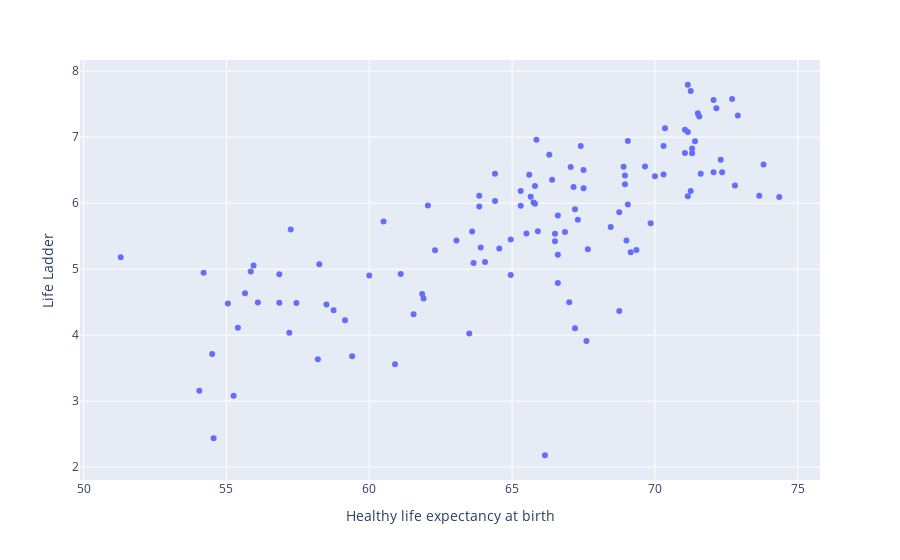

The notebook cell saved with this chart:
### Markdown cell above
WIr untersuchen nun für das Jahr 2021 folgende Frage:
>Gibt es einen Zusammenhang zwischen der Lebenserwartung ("Healthy life expectancy at birth") und der Lebenszufriedenheit ("Life Ladder") in einem Land? 

Um das herauszufinden, visualisieren wir die Daten. So wie man die Verteilung *einer* Variablen mit einem Histogramm oder einem Dichteplot visualisiert, haben Statistiker eine allgemeine Methode für die Visualisierung der Beziehung zwischen zwei numerischen Variablen entwickelt: das Streudiagramm. Das Streudiagramm (oder Scatterplot) wurde auch als die ["nützlichste Erfindung in der Geschichte der statistischen Grafik"](https://onlinelibrary.wiley.com/doi/abs/10.1002/jhbs.20078) bezeichnet. Es handelt sich um ein einfaches zweidimensionales Diagramm, bei dem die beiden Koordinaten jedes Punktes die Werte von zwei Variablen darstellen, die bei einer einzigen Beobachtung gemessen wurden.

Wir erzeugen wir einen Streuplot mit plotly mit folgendem Befehl:

### Code cell
px.scatter(data_frame=whr_2021, x="Healthy life expectancy at birth", y="Life Ladder")

### Figure 1 — Plotly figure (JSON) as saved in the notebook; plotly's stock layout.template omitted (floating-point values rounded to 4 significant figures)
{"data": [{"hovertemplate": "Healthy life expectancy at birth=%{x}<br>Life Ladder=%{y}<extra></extra>", "legendgroup": "", "marker": {"color": "#636efa", "symbol": "circle"}, "mode": "markers", "name": "", "orientation": "v", "showlegend": false, "type": "scatter", "x": [54.55, 69.15, 66.6, 67.2, 67.65, 71.05, 71.15, 56.1, 63.6, 67.3, 65.75, 66.5, 55.65, 61.9, 55.85, 71.4, 70.3, 68.75, 69.35, 56.85, 70, 68.95, 72.8, 69.05, 71.25, 64.4, 69, 63.5, 65.6, 69.65, 71.15, 72.3, 58.25, 64.95, 71.3, 58.75, 71.15, 54.2, 63.85, null, 67.5, 72.05, 60.9, 63.05, 66.6, 63.65, 71.3, 72.7, 72.05, 55.95, 66.6, 74.35, 67.6, 65.8, 58.5, null, 66.85, 61.1, 66.4, 66.15, 67.4, 58.2, 55.4, 71.6, 63.85, 65.8, 65.3, 60.5, 63.9, 51.3, 61.55, 56.85, 61.85, 71.55, 70.35, 65.65, 55.05, 66.5, 71.5, 57.45, 68.9, 65.9, 69.85, 62.05, 69.05, 71.25, 67.05, 64.95, 64.4, 60, 67.15, 54.5, 73.8, 68.95, 71.05, 57.25, 73.65, 72.35, 67.2, 72.15, 72.9, null, 62.3, 59.4, 68.45, 57.2, 67, 68.75, 59.15, 64.55, 66.3, 70.3, 65.85, 67.5, 65.3, 64.05, 65.5, 55.25, 54.05], "xaxis": "x", "y": [2.436, 5.255, 5.217, 5.908, 5.301, 7.112, 7.08, 4.493, 5.569, 5.749, 6.01, 5.422, 4.636, 4.555, 4.963, 6.939, 6.436, 5.863, 5.29, 4.921, 6.408, 6.287, 6.269, 6.942, 7.699, 6.031, 5.435, 4.026, 6.431, 6.554, 7.794, 6.656, 5.075, 4.911, 6.755, 4.378, 6.104, 4.945, 6.114, 5.322, 6.227, 7.565, 3.558, 5.433, 4.788, 5.094, 6.828, 7.578, 6.467, 5.056, 5.814, 6.091, 3.909, 6.26, 4.465, 6.648, 5.564, 4.927, 6.353, 2.179, 6.865, 3.635, 4.113, 6.444, 5.949, 5.991, 5.959, 5.721, 5.326, 5.178, 4.314, 4.491, 4.622, 7.314, 7.137, 6.095, 4.479, 5.535, 7.362, 4.487, 6.553, 5.576, 5.694, 5.965, 5.978, 6.183, 6.549, 5.448, 6.445, 4.903, 6.245, 3.714, 6.587, 6.419, 6.761, 5.599, 6.113, 6.47, 4.103, 7.439, 7.328, 6.247, 5.287, 3.681, 5.638, 4.037, 4.499, 4.367, 4.225, 5.311, 6.733, 6.867, 6.959, 6.502, 6.185, 5.108, 5.54, 3.082, 3.155], "yaxis": "y"}], "layout": {"autosize": true, "legend": {"tracegroupgap": 0}, "margin": {"t": 60}, "xaxis": {"anchor": "y", "autorange": true, "domain": [0, 1], "range": [49.89, 75.76], "title": {"text": "Healthy life expectancy at birth"}, "type": "linear"}, "yaxis": {"anchor": "x", "autorange": true, "domain": [0, 1], "range": [1.744, 8.229], "title": {"text": "Life Ladder"}, "type": "linear"}}}
